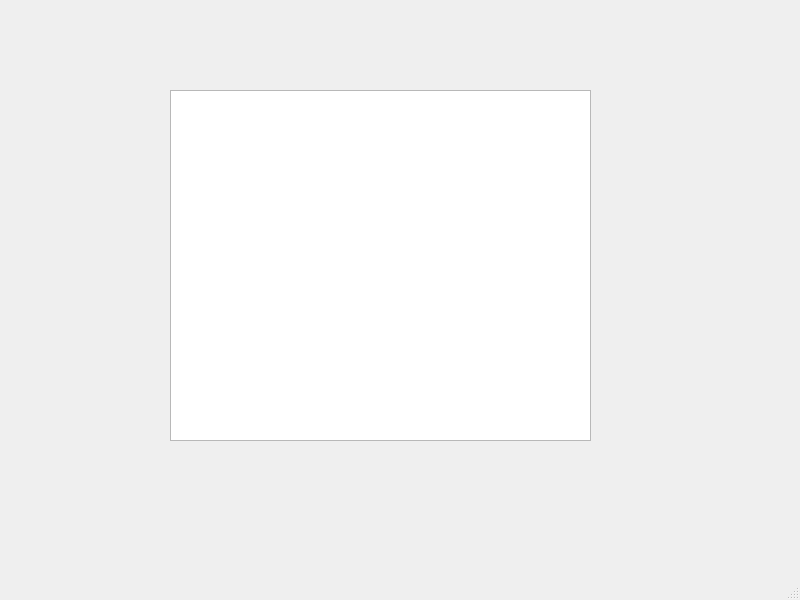
<?xml version="1.0" encoding="UTF-8"?>
<ui version="4.0">
 <class>MainWindow</class>
 <widget class="QMainWindow" name="MainWindow">
  <property name="geometry">
   <rect>
    <x>0</x>
    <y>0</y>
    <width>800</width>
    <height>600</height>
   </rect>
  </property>
  <property name="windowTitle">
   <string>MainWindow</string>
  </property>
  <widget class="QWidget" name="centralwidget">
   <widget class="QListView" name="Lista">
    <property name="geometry">
     <rect>
      <x>170</x>
      <y>90</y>
      <width>421</width>
      <height>351</height>
     </rect>
    </property>
   </widget>
  </widget>
  <widget class="QMenuBar" name="menubar">
   <property name="geometry">
    <rect>
     <x>0</x>
     <y>0</y>
     <width>800</width>
     <height>26</height>
    </rect>
   </property>
  </widget>
  <widget class="QStatusBar" name="statusbar"/>
 </widget>
 <resources/>
 <connections/>
</ui>
